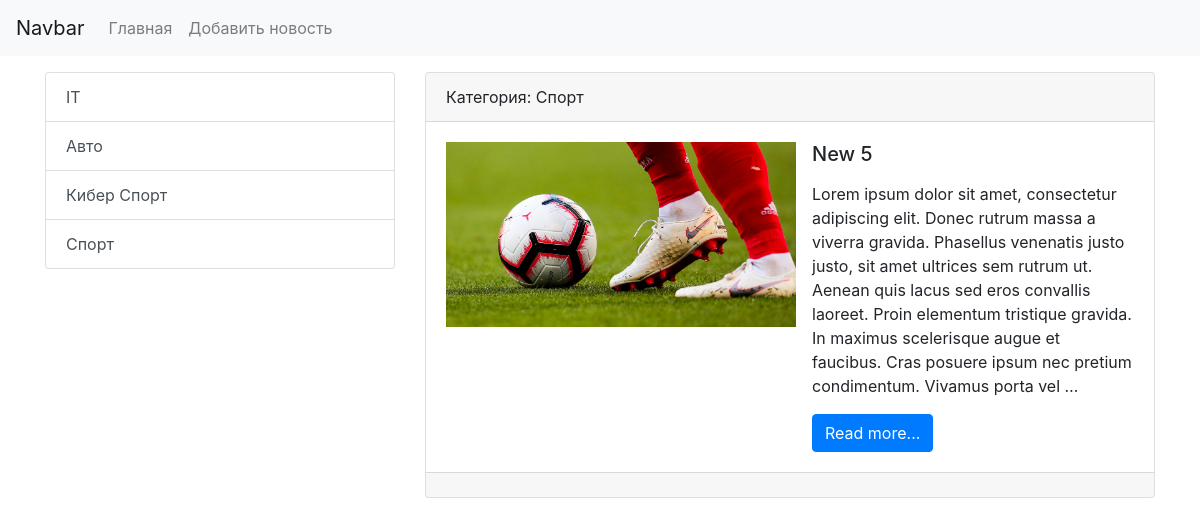
Page /category/1/ on the committed database.
### news/models.py (models this page shows, shortened)
class Category(models.Model):
    title = models.CharField(max_length=150, db_index=True)
    def __str__(self):
        return self.title
    class Meta:
        verbose_name = 'Категория'
        verbose_name_plural = 'Категории'
        ordering = ['title']

class News(models.Model):
    title = models.CharField(max_length=128)
    content = models.TextField(blank=True)
    created_date = models.DateTimeField(auto_now_add=True)
    updated_date = models.DateTimeField(auto_now=True)
    photo = models.ImageField(upload_to='photos/%Y/%m/%d', blank=True)
    publish = models.BooleanField(default=True)
    category = models.ForeignKey('Category', on_delete=models.PROTECT, null=True)
    class Meta:
        verbose_name = 'Новость'
        verbose_name_plural = 'Новости'
        ordering = ['-created_date']

### news/views.py (the view)
# urls.py: path('category/<int:category_id>/', get_category)
def get_category(request, category_id):
    news = News.objects.filter(category_id=category_id)
    categories = Category.objects.all()
    category = Category.objects.get(pk=category_id)
    context = {'news': news,
               'categories': categories,
               'category': category
               }
    return render(request, 'news/category.html', context=context)

### news/templates/news/category.html (shortened to what this page needs)
<!doctype html>
<html lang="en">
<head>
    <link rel="stylesheet" href="https://stackpath.bootstrapcdn.com/bootstrap/4.4.1/css/bootstrap.min.css"
>
</head>
<body>
<nav class="navbar navbar-expand-lg navbar-light bg-light">
    <a class="navbar-brand" href="/">Navbar</a>
    <div class="collapse navbar-collapse" id="navbarSupportedContent">
        <ul class="navbar-nav mr-auto">
            <li class="nav-item"><a class="nav-link" href="/">Главная</a></li>
            <li class="nav-item"><a class="nav-link" href="/">Добавить новость</a></li>
        </ul>
    </div>
</nav>
<div class="container mt-3">
    <div class="row">
        <div class="col-md-4">
            <div class="list-group">
                {% for item in categories %}
                <a href="/category/{{ item.pk }}" class="list-group-item list-group-item-action">
                    {{ item.title }}</a>
                {% endfor %}
            </div>
        </div>
        <div class="col-md-8">
            {% for item in news %}
            <div class="card mb-3">
                <div class="card-header">
                    Категория: {{ item.category }}
                </div>
                <div class="card-body">
                    <div class="media">
                        {% if item.photo %}
                            <img src="{{ item.photo.url }}" alt="" width="350" class="mr-3">
                        {% else %}
                            <img src="https://picsum.photos/id/1060/350/235/?blur=2" alt="" class="mr-3">
                        {% endif %}
                        <div class="media-body">
                            <h5 class="card-title">{{ item.title }}</h5>
                            <p class="card-text">{{ item.content|safe|linebreaks|truncatewords:50 }}</p>
                            <a href="#" class="btn btn-primary">Read more...</a>
                        </div>
                    </div>
                </div>
                <div class="card-footer text-muted">
                </div>
            </div>
            {% endfor %}
        </div>
    </div>
</div>
</body>
</html>

### rows in the picture
Category: title "IT"
Category: title "Авто"
Category: title "Кибер Спорт"
Category: title "Спорт"
News: category "Спорт", photo (picture), title "New 5", content "Lorem ipsum dolor sit amet, consectetur adipiscing elit. Donec rutrum massa a viverra gravida. Phasellus venenatis justo justo, sit amet ultrices sem rutrum ut. Aenean quis lacus sed eros convallis laoreet. Proin elementum tristique gravida. In maximus scelerisque augue et faucibus. Cras posuere ipsum nec pretium condimentum. Vivamus porta vel …"
